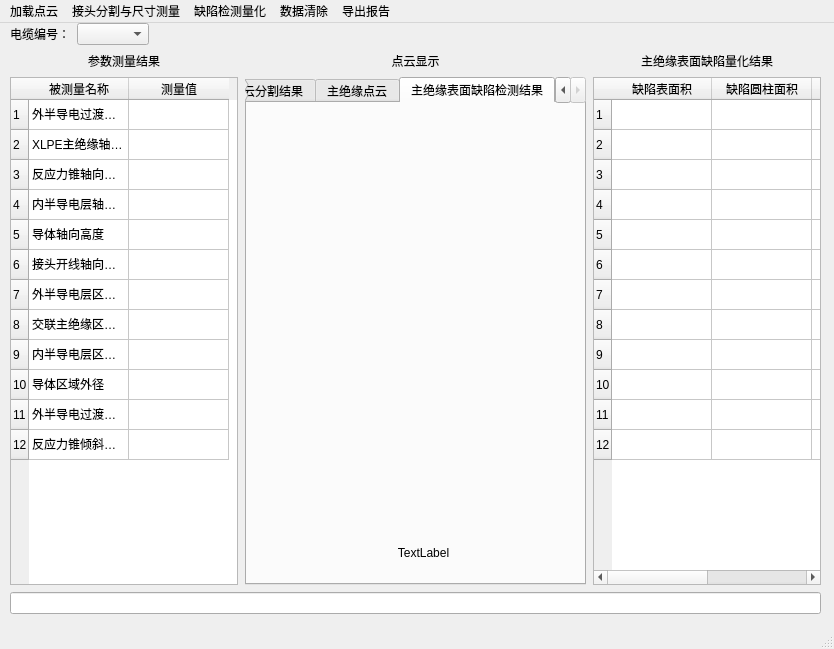
<?xml version="1.0" encoding="UTF-8"?>
<ui version="4.0">
 <class>MainWindow</class>
 <widget class="QMainWindow" name="MainWindow">
  <property name="windowModality">
   <enum>Qt::WindowModal</enum>
  </property>
  <property name="enabled">
   <bool>true</bool>
  </property>
  <property name="geometry">
   <rect>
    <x>0</x>
    <y>0</y>
    <width>834</width>
    <height>649</height>
   </rect>
  </property>
  <property name="contextMenuPolicy">
   <enum>Qt::DefaultContextMenu</enum>
  </property>
  <property name="windowTitle">
   <string>MainWindow</string>
  </property>
  <property name="windowOpacity">
   <double>0.000000000000000</double>
  </property>
  <property name="toolTipDuration">
   <number>-1</number>
  </property>
  <property name="toolButtonStyle">
   <enum>Qt::ToolButtonTextOnly</enum>
  </property>
  <property name="tabShape">
   <enum>QTabWidget::Rounded</enum>
  </property>
  <widget class="QWidget" name="centralwidget">
   <widget class="QWidget" name="layoutWidget">
    <property name="geometry">
     <rect>
      <x>10</x>
      <y>0</y>
      <width>811</width>
      <height>591</height>
     </rect>
    </property>
    <layout class="QGridLayout" name="gridLayout" rowstretch="1,100,1" columnstretch="2,3,2">
     <property name="sizeConstraint">
      <enum>QLayout::SetMaximumSize</enum>
     </property>
     <property name="leftMargin">
      <number>0</number>
     </property>
     <property name="topMargin">
      <number>0</number>
     </property>
     <property name="rightMargin">
      <number>0</number>
     </property>
     <property name="spacing">
      <number>7</number>
     </property>
     <item row="1" column="1">
      <layout class="QVBoxLayout" name="verticalLayout_3">
       <property name="sizeConstraint">
        <enum>QLayout::SetMinAndMaxSize</enum>
       </property>
       <item>
        <widget class="QLabel" name="label_4">
         <property name="text">
          <string>点云显示</string>
         </property>
         <property name="alignment">
          <set>Qt::AlignCenter</set>
         </property>
        </widget>
       </item>
       <item>
        <widget class="QTabWidget" name="tabWidget">
         <property name="currentIndex">
          <number>3</number>
         </property>
         <widget class="QWidget" name="tab_4">
          <attribute name="title">
           <string>接头点云</string>
          </attribute>
          <widget class="QVTKWidget" name="qvtkWidget2_4" native="true">
           <property name="geometry">
            <rect>
             <x>0</x>
             <y>10</y>
             <width>351</width>
             <height>451</height>
            </rect>
           </property>
          </widget>
         </widget>
         <widget class="QWidget" name="tab">
          <attribute name="title">
           <string>接头点云分割结果</string>
          </attribute>
          <widget class="QVTKWidget" name="qvtkWidget2_3" native="true">
           <property name="geometry">
            <rect>
             <x>0</x>
             <y>0</y>
             <width>351</width>
             <height>461</height>
            </rect>
           </property>
          </widget>
         </widget>
         <widget class="QWidget" name="tab_3">
          <attribute name="title">
           <string>主绝缘点云</string>
          </attribute>
          <widget class="QVTKWidget" name="qvtkWidget2_2" native="true">
           <property name="geometry">
            <rect>
             <x>0</x>
             <y>0</y>
             <width>351</width>
             <height>461</height>
            </rect>
           </property>
          </widget>
         </widget>
         <widget class="QWidget" name="tab_2">
          <attribute name="title">
           <string>主绝缘表面缺陷检测结果</string>
          </attribute>
          <widget class="QVTKWidget" name="qvtkWidget2_5" native="true">
           <property name="geometry">
            <rect>
             <x>0</x>
             <y>10</y>
             <width>351</width>
             <height>411</height>
            </rect>
           </property>
          </widget>
          <widget class="QLabel" name="label_5">
           <property name="geometry">
            <rect>
             <x>1</x>
             <y>440</y>
             <width>351</width>
             <height>20</height>
            </rect>
           </property>
           <property name="text">
            <string>TextLabel</string>
           </property>
           <property name="alignment">
            <set>Qt::AlignCenter</set>
           </property>
          </widget>
         </widget>
        </widget>
       </item>
      </layout>
     </item>
     <item row="0" column="0" colspan="2">
      <layout class="QHBoxLayout" name="horizontalLayout">
       <item>
        <widget class="QLabel" name="label">
         <property name="text">
          <string>电缆编号：</string>
         </property>
        </widget>
       </item>
       <item>
        <widget class="QComboBox" name="comboBox"/>
       </item>
       <item>
        <spacer name="horizontalSpacer">
         <property name="orientation">
          <enum>Qt::Horizontal</enum>
         </property>
         <property name="sizeType">
          <enum>QSizePolicy::Expanding</enum>
         </property>
         <property name="sizeHint" stdset="0">
          <size>
           <width>40</width>
           <height>20</height>
          </size>
         </property>
        </spacer>
       </item>
      </layout>
     </item>
     <item row="1" column="2">
      <layout class="QVBoxLayout" name="verticalLayout">
       <item>
        <widget class="QLabel" name="label_3">
         <property name="text">
          <string>主绝缘表面缺陷量化结果</string>
         </property>
         <property name="alignment">
          <set>Qt::AlignCenter</set>
         </property>
        </widget>
       </item>
       <item>
        <widget class="QTableWidget" name="tableWidget_2">
         <row>
          <property name="text">
           <string>1</string>
          </property>
         </row>
         <row>
          <property name="text">
           <string>2</string>
          </property>
         </row>
         <row>
          <property name="text">
           <string>3</string>
          </property>
         </row>
         <row>
          <property name="text">
           <string>4</string>
          </property>
         </row>
         <row>
          <property name="text">
           <string>5</string>
          </property>
         </row>
         <row>
          <property name="text">
           <string>6</string>
          </property>
         </row>
         <row>
          <property name="text">
           <string>7</string>
          </property>
         </row>
         <row>
          <property name="text">
           <string>8</string>
          </property>
         </row>
         <row>
          <property name="text">
           <string>9</string>
          </property>
         </row>
         <row>
          <property name="text">
           <string>10</string>
          </property>
         </row>
         <row>
          <property name="text">
           <string>11</string>
          </property>
         </row>
         <row>
          <property name="text">
           <string>12</string>
          </property>
         </row>
         <column>
          <property name="text">
           <string>缺陷表面积</string>
          </property>
         </column>
         <column>
          <property name="text">
           <string>缺陷圆柱面积</string>
          </property>
         </column>
         <column>
          <property name="text">
           <string>缺陷体积</string>
          </property>
         </column>
         <column>
          <property name="text">
           <string>凹(凸)值</string>
          </property>
         </column>
        </widget>
       </item>
      </layout>
     </item>
     <item row="1" column="0">
      <layout class="QVBoxLayout" name="verticalLayout_2">
       <item>
        <widget class="QLabel" name="label_2">
         <property name="text">
          <string>参数测量结果</string>
         </property>
         <property name="alignment">
          <set>Qt::AlignCenter</set>
         </property>
        </widget>
       </item>
       <item>
        <widget class="QTableWidget" name="tableWidget">
         <row>
          <property name="text">
           <string>1</string>
          </property>
         </row>
         <row>
          <property name="text">
           <string>2</string>
          </property>
         </row>
         <row>
          <property name="text">
           <string>3</string>
          </property>
         </row>
         <row>
          <property name="text">
           <string>4</string>
          </property>
         </row>
         <row>
          <property name="text">
           <string>5</string>
          </property>
         </row>
         <row>
          <property name="text">
           <string>6</string>
          </property>
         </row>
         <row>
          <property name="text">
           <string>7</string>
          </property>
         </row>
         <row>
          <property name="text">
           <string>8</string>
          </property>
         </row>
         <row>
          <property name="text">
           <string>9</string>
          </property>
         </row>
         <row>
          <property name="text">
           <string>10</string>
          </property>
         </row>
         <row>
          <property name="text">
           <string>11</string>
          </property>
         </row>
         <row>
          <property name="text">
           <string>12</string>
          </property>
         </row>
         <column>
          <property name="text">
           <string>被测量名称</string>
          </property>
         </column>
         <column>
          <property name="text">
           <string>测量值</string>
          </property>
         </column>
         <item row="0" column="0">
          <property name="text">
           <string>外半导电过渡带轴向高度</string>
          </property>
         </item>
         <item row="1" column="0">
          <property name="text">
           <string>XLPE主绝缘轴向高度</string>
          </property>
         </item>
         <item row="2" column="0">
          <property name="text">
           <string>反应力锥轴向高度</string>
          </property>
         </item>
         <item row="3" column="0">
          <property name="text">
           <string>内半导电层轴向高度</string>
          </property>
         </item>
         <item row="4" column="0">
          <property name="text">
           <string>导体轴向高度</string>
          </property>
         </item>
         <item row="5" column="0">
          <property name="text">
           <string>接头开线轴向高度</string>
          </property>
         </item>
         <item row="6" column="0">
          <property name="text">
           <string>外半导电层区域外径</string>
          </property>
         </item>
         <item row="7" column="0">
          <property name="text">
           <string>交联主绝缘区域外径</string>
          </property>
         </item>
         <item row="8" column="0">
          <property name="text">
           <string>内半导电层区域外径</string>
          </property>
         </item>
         <item row="9" column="0">
          <property name="text">
           <string>导体区域外径</string>
          </property>
         </item>
         <item row="10" column="0">
          <property name="text">
           <string>外半导电过渡带倾斜角度</string>
          </property>
         </item>
         <item row="11" column="0">
          <property name="text">
           <string>反应力锥倾斜角度</string>
          </property>
         </item>
        </widget>
       </item>
      </layout>
     </item>
     <item row="2" column="0" colspan="3">
      <widget class="QLineEdit" name="lineEdit"/>
     </item>
    </layout>
   </widget>
  </widget>
  <widget class="QMenuBar" name="menubar">
   <property name="geometry">
    <rect>
     <x>0</x>
     <y>0</y>
     <width>834</width>
     <height>26</height>
    </rect>
   </property>
   <widget class="QMenu" name="menu">
    <property name="title">
     <string>加载点云</string>
    </property>
    <addaction name="action"/>
   </widget>
   <widget class="QMenu" name="menu_2">
    <property name="title">
     <string>接头分割与尺寸测量</string>
    </property>
    <addaction name="action_2"/>
   </widget>
   <widget class="QMenu" name="menu_3">
    <property name="title">
     <string>缺陷检测量化</string>
    </property>
    <addaction name="action_3"/>
   </widget>
   <widget class="QMenu" name="menu_4">
    <property name="title">
     <string>数据清除</string>
    </property>
    <addaction name="action_4"/>
   </widget>
   <widget class="QMenu" name="menu_5">
    <property name="title">
     <string>导出报告</string>
    </property>
    <addaction name="action_5"/>
   </widget>
   <addaction name="menu"/>
   <addaction name="menu_2"/>
   <addaction name="menu_3"/>
   <addaction name="menu_4"/>
   <addaction name="menu_5"/>
  </widget>
  <widget class="QStatusBar" name="statusbar"/>
  <action name="action">
   <property name="text">
    <string>加载点云</string>
   </property>
  </action>
  <action name="action_2">
   <property name="text">
    <string>接头分割与尺寸测量</string>
   </property>
  </action>
  <action name="action_3">
   <property name="text">
    <string>缺陷检测量化</string>
   </property>
  </action>
  <action name="action_4">
   <property name="text">
    <string>数据清除</string>
   </property>
  </action>
  <action name="action_5">
   <property name="text">
    <string>导出报告</string>
   </property>
  </action>
  <action name="action_web">
   <property name="text">
    <string>上传数据至web端</string>
   </property>
  </action>
 </widget>
 <customwidgets>
  <customwidget>
   <class>QVTKWidget</class>
   <extends>QWidget</extends>
   <header>QVTKWidget.h</header>
  </customwidget>
 </customwidgets>
 <resources/>
 <connections/>
</ui>
